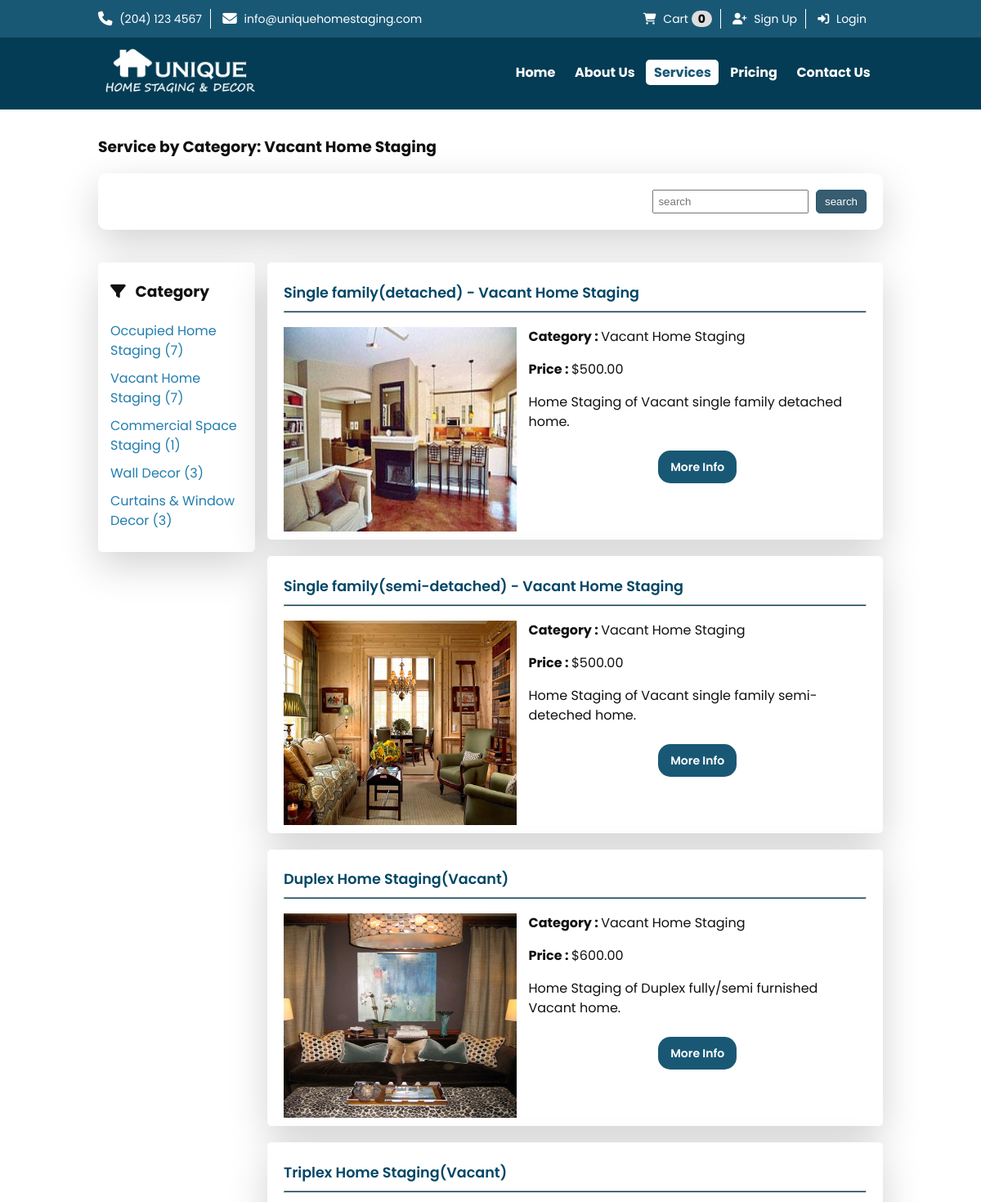
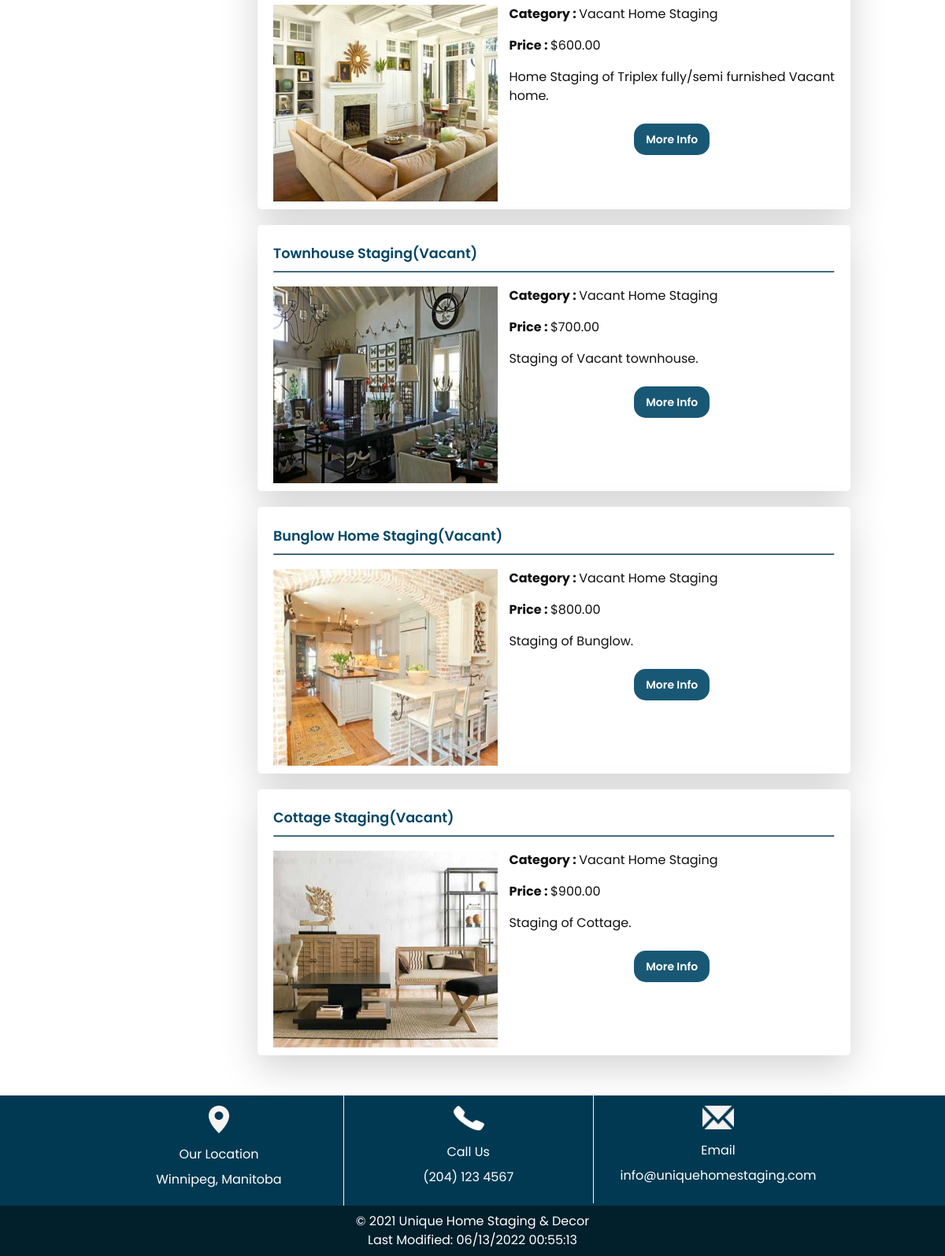
Page /?p=services&category=7 on the committed database (2 pictures, top to bottom).
### tables this page shows
CREATE TABLE `category` (
  `id` int(11) NOT NULL AUTO_INCREMENT,
  `title` varchar(255) NOT NULL,
  `image` varchar(255) DEFAULT NULL,
  `deleted` tinyint(1) DEFAULT 0,
  `created_at` datetime NOT NULL DEFAULT current_timestamp(),
  `updated_at` datetime NOT NULL DEFAULT current_timestamp() ON UPDATE current_timestamp(),
  PRIMARY KEY (`id`)
);

CREATE TABLE `service` (
  `id` int(11) NOT NULL AUTO_INCREMENT,
  `title` varchar(255) NOT NULL,
  `description` text NOT NULL,
  `short_description` varchar(255) DEFAULT NULL,
  `image` varchar(255) DEFAULT NULL,
  `price` decimal(7,2) NOT NULL,
  `category` int(11) DEFAULT NULL,
  `tag` varchar(255) DEFAULT NULL,
  `display` enum('hide','all place','main page','service page') DEFAULT NULL,
  `estimated_time` int(11) DEFAULT NULL,
  `no_of_staff_required` int(11) DEFAULT NULL,
  `deleted` tinyint(1) DEFAULT 0,
  `created_at` datetime NOT NULL DEFAULT current_timestamp(),
  `updated_at` datetime NOT NULL DEFAULT current_timestamp() ON UPDATE current_timestamp(),
  PRIMARY KEY (`id`),
  KEY `category` (`category`),
  CONSTRAINT `service_ibfk_1` FOREIGN KEY (`category`) REFERENCES `category` (`id`)
);

### config/functions.php (called while the page is built, shortened)
<?php
function view(string $view_name, array $data = []): void
{
    try {
        extract($data);
        $path = __DIR__ . '/../views/' . $view_name . '.view.php';
        require($path);
    } catch (Exception $e) {
        echo $e->getMessage();
        die;
    }
}

### controllers/services.php (called while the page is built, shortened)
<?php
$categoryObj = new Category();
$serviceObj = new Service();
$categories = $categoryObj->getAllWithServiceCount();
if (!empty($_GET['search']) && $_GET['search'] == trim($_GET['search'])) {
    $services = $serviceObj->getAllBySearch($_GET['search']);
    $title = 'You searched for: ' .  $_GET['search'];
} elseif (!empty($_GET['category']) && $_GET['category'] == intval($_GET['category'])) {
    $services = $serviceObj->getAllByCategory($_GET['category']);
    $title = 'Service by Category: ' . $services[0]['category_title'];
} else {
    $services = $serviceObj->getAll();
}
view('services', compact('title', 'categories', 'services'));

### public/index.php (called while the page is built, shortened)
<?php
$allowed = [
    'home', 'services', 'service-detail', 'about-us', 'pricing', 'contact-us', 'sign-up',
    'process-sign-up', 'my-profile', 'login',  'process-login', 'logout',
    'view-cart', 'handle-cart', 'remove-cart', 'checkout', 'handle-payment',
    'invoice', 'orders'
];
if (empty($_GET['p'])) {
    $page = 'home';
} elseif (in_array($_GET['p'], $allowed)) {
    $page = $_GET['p'];
} else {
    $page = 'error-404';
    http_response_code(404);
}
$path = __DIR__ . '/../controllers/' . $page . '.php';
require($path);

### app/Models/Service.php (called while the page is built, shortened)
<?php
class Service extends Model
{
    protected $table = 'service';
    public function getAllByCategory($id)
    {
        $query = "SELECT
                    s.*,
                    c.title as category_title
                    from {$this->table} as s
                    LEFT JOIN {$this->category_table} as c
                    ON s.category = c.id
                    WHERE
                    s.category = :id
                    AND
                    s.deleted=0";
        $stmt = self::$dbh->prepare($query);
        $stmt->bindValue(':id', $id);
        $stmt->execute();
        return $stmt->fetchAll();
    }
}

### config/escape.php (called while the page is built, shortened)
<?php
function esc(string $str): string
{
    return htmlentities($str, ENT_NOQUOTES, "UTF-8");
}

### app/Models/Model.php (called while the page is built, shortened)
<?php
abstract class Model
{
    protected static $dbh;
    public static function init($dbh)
    {
        self::$dbh = $dbh;
    }
    public function getDbh()
    {
        return  self::$dbh;
    }
}

### app/Models/Category.php (called while the page is built, shortened)
<?php
class Category extends Model
{
    protected $table = 'category';
    public function getAllWithServiceCount()
    {
        $query =
            "SELECT count(s.category) as service_count,
                c.*
                FROM
                service s
                left join
                {$this->table} c on  c.id = s.category
                where s.deleted = 0
                group by s.category ";
        $stmt = $this->getDbh()->prepare($query);
        $stmt->execute();
        return $stmt->fetchAll();
    }
}

### views/services.view.php (the view, shortened to what this page needs)
<?php require __DIR__ . '/inc/header.php'; ?>
<div class="container">
    <div class="section-block">
        <?php if ($title) : ?>
            <h3>
                <?= esc($title) ?>
            </h3>
        <?php endif; ?>
        <div class="search-service">
            <form action="/" method="get" autocomplete="off" novalidate>
                <input id="search" type="text" name="search" placeholder="search" maxlength="255" />&nbsp;
                <input type="submit" value="search" />
            </form>
        </div>
        <div class="service-filter">
            <h3><i class="fa fa-filter" aria-hidden="true"></i> &nbsp; Category</h3>
            <ul>
                <?php foreach ($categories as $category) : ?>
                    <li>
                        <a href="/?p=services&category=<?= esc($category['id']) ?>">
                            <?= esc($category['title']) ?> (<?= $category['service_count'] ?>)
                        </a>
                    </li>
                <?php endforeach; ?>
            </ul>
        </div>
        <div class="service-block-wrapper">
            <?php foreach ($services as $service) : ?>
                <div class="service-block">
                    <div class="service-title">
                        <h2><?= esc($service['title']) ?></h2>
                        <hr>
                    </div>
                    <div>
                        <div class="service-img-block">
                            <img src="images/service/<?= esc($service['image']) ?>" alt="<?= esc($service['title']) ?>" width="300" height="300">
                        </div>
                        <div class="service-detail">
                            <p class="highlight-text">
                                <strong>Category : </strong> <?= esc($service['category_title']) ?>
                            </p>
                            <p class="highlight-text">
                                <strong>Price : </strong> $<?= number_format($service['price'], 2) ?>
                            </p>
                            <p><?= esc($service['short_description']) ?>
                            </p>
                            <div class="btn-wrapper">
                                <a href="/?p=service-detail&service=<?= esc($service['id']) ?>">
                                    More Info
                                </a>
                            </div>
                        </div>
                    </div>
                </div>
            <?php endforeach; ?>
        </div>
    </div>
</div>
<?php require __DIR__ . '/inc/footer.php'; ?>

### public/styles/custom.css (style rules this page uses)
* { box-sizing: border-box; }
body, html { margin: 0; padding: 0; }
body { font-family: "Poppins", Arial, sans-serif; background-color: #fff; margin: 0; line-height: 24px; color: #111; font-size: 16px; font-weight: 400; }
.container { max-width: 960px; margin: 0 auto; position: relative; }
.section-block { margin: 15px 0; }
.service-block { padding: 10px 20px; margin: 20px 0; box-shadow: 0 1rem 3rem rgba(0, 0, 0, 0.175) !important; border-radius: 0.3rem !important; background-color: #fff !important; }
.service-block .service-title h2 { font-weight: 600; font-size: 1.1em; margin-bottom: 5px; color: #014666; }
.service-block .service-title hr { width: 100%; height: 3px; background: #014666; display: inline-block; margin: 5px 0 10px; }
.service-block .service-detail p { font-size: 16px; margin: 0 0 1rem; }
.service-block .service-img-block { width: 40%; height: 250px; display: inline-block; vertical-align: top; margin-right: 10px; }
.service-block .service-img-block img { height: 100%; width: 100%; max-height: 100%; max-width: 100%; }
.service-block .service-detail { width: 58%; display: inline-block; vertical-align: top; }
.search-service { text-align: right; padding: 20px; margin: 20px 0; box-shadow: 0 1rem 3rem rgb(0 0 0 / 18%); border-radius: 10px; background-color: #fff; }
.search-service form input[type="text"] { padding: 5px; }
.search-service form input[type="submit"] { padding: 6px 10px; background: #385c70; color: white; border: 1px solid #245874; border-radius: 5px; }
.service-filter { width: 20%; float: left; padding: 5px 15px; margin: 20px 0; box-shadow: 0 1rem 3rem rgb(0 0 0 / 18%); border-radius: 0.3rem; background-color: #fff; }
.service-filter ul { list-style: none; padding-inline-start: 0; }
.service-filter ul > li { padding: 5px 0; }
.service-filter ul > li > a { text-decoration: none; color: #227dae; }
.service-block-wrapper { width: 80%; float: right; padding: 0 0 0 15px; }
.btn-wrapper { text-align: center; padding: 15px 0; }
.btn-wrapper a, .btn-wrapper form input[type="submit"] { padding: 10px 15px; color: #fff; border-radius: 15px; font-size: 14px; font-weight: 600; border: none; cursor: pointer; transition: all 200ms ease-in-out; text-decoration: none; background-color: rgba(1, 70, 102, 0.9); }

### public/styles/print.css (style rules this page uses)
* { -webkit-print-color-adjust: exact; print-color-adjust: exact; }
body { font-size: 12px; width: 100%; }
.container { width: 100%; }

### rows in the picture
category: title "Occupied Home Staging", service_count "7"
category: title "Vacant Home Staging", service_count "7"
category: title "Commercial Space Staging", service_count "1"
category: title "Wall Decor", service_count "3"
category: title "Curtains & Window Decor", service_count "3"
service: title "Single family(detached) - Vacant Home Staging", image (picture), category.title "Vacant Home Staging", price "500.00", short_description "Home Staging of Vacant single family detached home."
service: title "Single family(semi-detached) - Vacant Home Staging", image (picture), category.title "Vacant Home Staging", price "500.00", short_description "Home Staging of Vacant single family semi-deteched home."
service: title "Duplex Home Staging(Vacant)", image (picture), category.title "Vacant Home Staging", price "600.00", short_description "Home Staging of Duplex fully/semi furnished Vacant home."
service: title "Triplex Home Staging(Vacant)", image (picture), category.title "Vacant Home Staging", price "600.00", short_description "Home Staging of Triplex fully/semi furnished Vacant home."
service: title "Townhouse Staging(Vacant)", image (picture), category.title "Vacant Home Staging", price "700.00", short_description "Staging of Vacant townhouse."
service: title "Bunglow Home Staging(Vacant)", image (picture), category.title "Vacant Home Staging", price "800.00", short_description "Staging of Bunglow."
service: title "Cottage Staging(Vacant)", image (picture), category.title "Vacant Home Staging", price "900.00", short_description "Staging of Cottage."

### other values in the picture
$cartCount "0"
$title "Service by Category: Vacant Home Staging"
